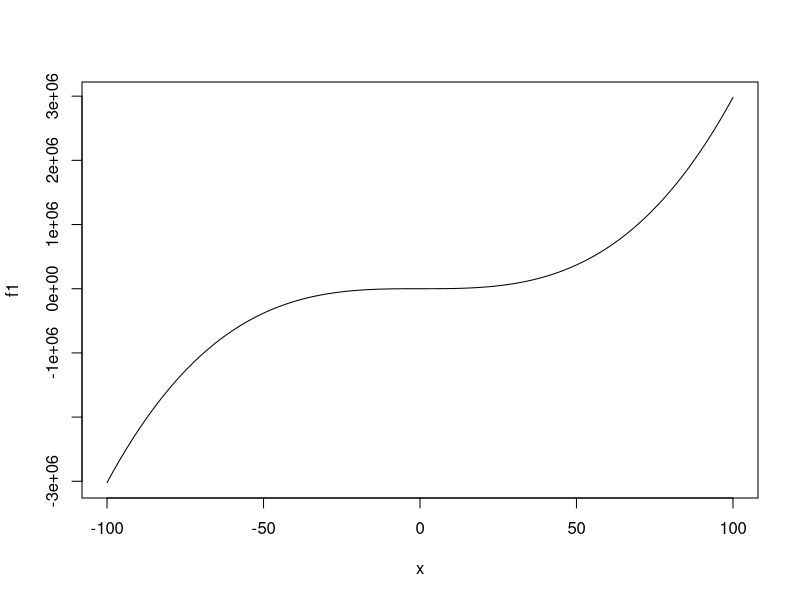
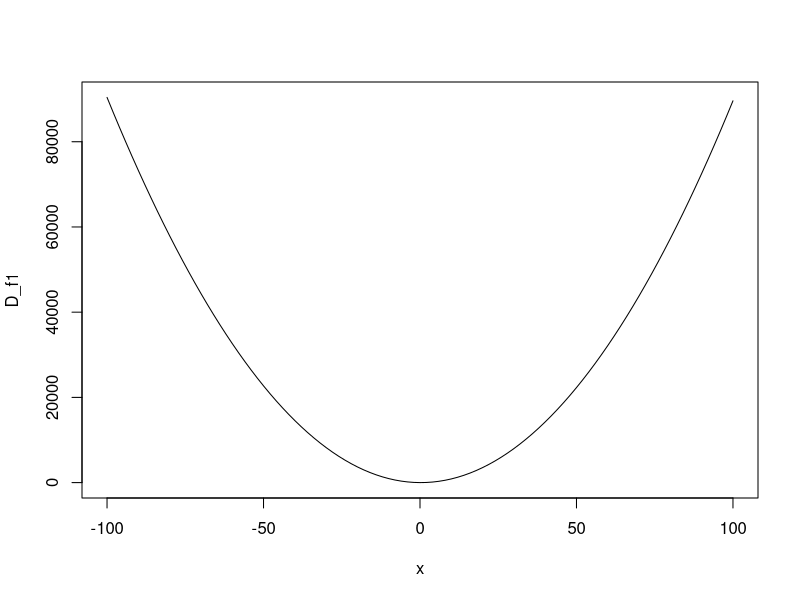
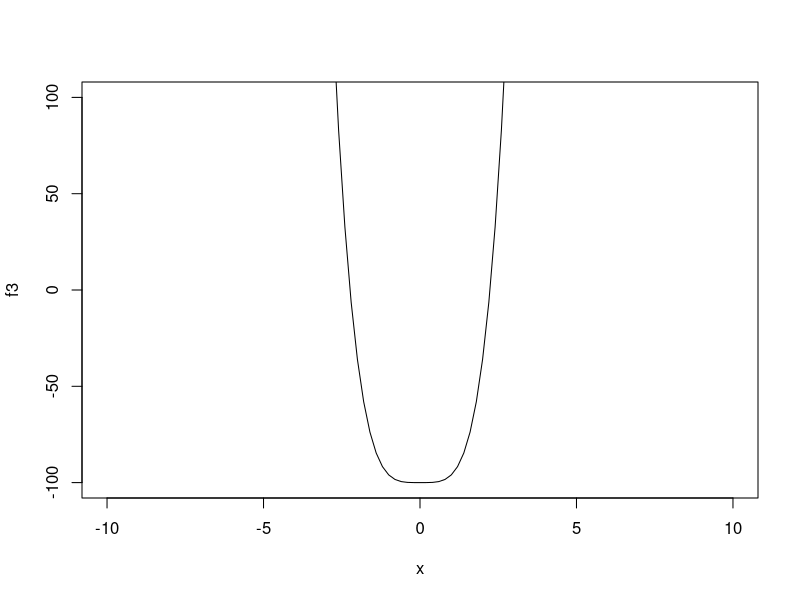
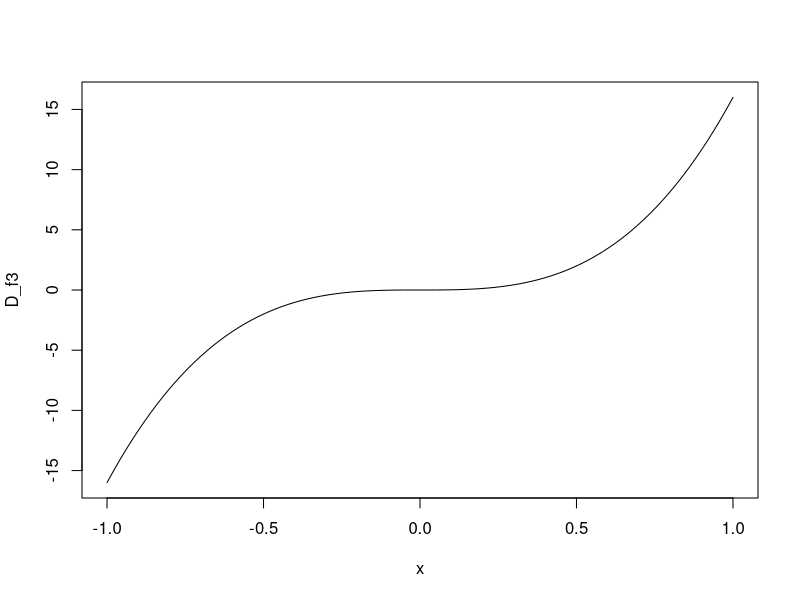

Source code (R) for these figures, in order:

f1 <- function(x) 3*x^3  -2*x^2 + 5*x -8
plot(f1, xlim = c(-100, 100))
# 9 X^2 - 4*x + 5

D_f1 <- function(x) 9 * (x^2) - 4*x + 5
plot(D_f1, xlim = c(-100, 100))

# Ejemplo 3
f3 <- function(x) (4*(x^4)) - 100 
plot(f3, xlim = c(-10, 10), ylim = c(-100, 100))
D_f3 <- function(x) 16 * (x^3)
plot(D_f3, xlim = c(-1, 1))

#  1.842016
# f(x) = 4 x ^4  - 100 * x

func <- function(x) 4 * (x^4) - 100 * x
Dfunc <- function(x) 16 * (x ^3) - 100

# Inicializar x = 0


newtonRamphson <- function(funx, dfunx, tolerancia = 10^-16, valor_inicial = 0){
  y_prev <- valor_inicial
  i <-  0
  y <- y_prev - ( funx(y_prev) /  dfunx(y_prev))
  while(abs(y_prev - y) > tolerancia){
    y_prev <- y
    y <- y_prev- ( funx(y_prev) /  dfunx(y_prev))
    i = i + 1
    print(i)
  }
  return(y)
}

func <- function(x) 4 * (x^4) - 100 * x # Econtrar puntos criticos
Dfunc <- function(x) 16 * (x ^3) - 100 # Encontrar 0's
Dfunc2 <- function(x) 48 * (x ^2) 
sol <- newtonRamphson(Dfunc,Dfunc2, 10^-16, -100 )
sol
(100 / 16)^(1/3) # OK

func <- function(x) (x^2) - 4 * x - 7 # Puntos críticos
Dfunc <- function(x) 2  * x - 4 # Encontrar los ceros de esta función
Dfunc2 <- function(x) 2 

sol2 <- newtonRamphson(Dfunc,Dfunc2, 10^-16, 40)
sol2























# Prototipo

# y_prev <- 5
# # Paso 1
# y <- y_prev - ( func(y_prev) /  Dfunc(y_prev))
# y_prev <- y
# # Paso 2
# y <- y_prev - ( func(y_prev) /  Dfunc(y_prev))
# y_prev <- y
# # Paso 2
# y <- y_prev - ( func(y_prev) /  Dfunc(y_prev))
# y_prev <- y
# 
# X11()
# plot(func, xlim = c(-10, 10))
# 
# y_prev <- 4
# i <-  0
# y <- y_prev- ( func(y_prev) /  Dfunc(y_prev))
# while(abs(y_prev - y) > 10^-16){
# y_prev <- y
# y <- y_prev- ( func(y_prev) /  Dfunc(y_prev))
# i = i + 1
# print(i)
# }
